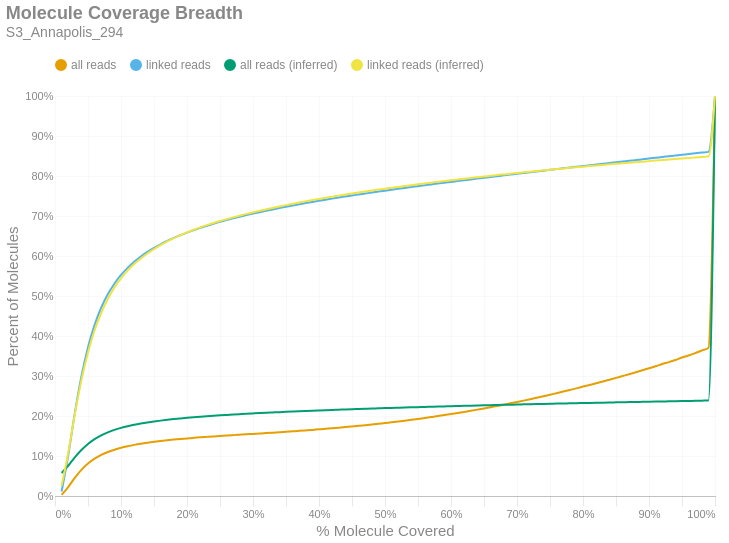

The notebook cell this image was saved under:
### Markdown cell above
### Molecule Read Coverage
This chart shows molecule coverage breadth as computed by the number of bases aligned to that molecule. In other words, "*how much of each unique long molecule is actually sequenced/aligned?*" Keep in mind there is a distinction between sequences and alignments, since some sequences belonging to a particular molecule may not align well and wouldn't appear in the alignment data. This chart also shows molecule coverage breadth as computed by the *inferred fragment* from which the aligned sequences originate. Unlike read coverage, this calculation takes into account the total insert size, including unsequenced gaps between the forward and reverse reads. Like the previous figures, these are cumulative percents.

### Code cell
if SKIPLR:
    print_html(f"Skipped")
else:
    binned_df = consolidated_hist(valids['coverage_bp'], mask, 0.01, True)
    binned_df_inf = consolidated_hist(valids['coverage_inserts'], mask, 0.01, True)
    binned_df = binned_df.with_columns(pl.lit(binned_df_inf['all reads (cumsum)']).alias('all reads (inferred)'))
    binned_df = binned_df.with_columns(pl.lit(binned_df_inf['linked reads (cumsum)']).alias('linked reads (inferred)'))
    binned_df = binned_df.with_columns(
        (pl.col('bin').cast(pl.Float64) + 0.01).alias('right_edge')
    )

    with SafeRender(binned_df):
        (
            density_plot(binned_df, 'Molecule Coverage Breadth', samplename, 'molcov', ['all reads (inferred)','linked reads (inferred)'])
            .encode(
                #x=alt.X('bin:Q', title="% Molecule Covered").axis(format = '%').scale(padding=0),
                x=alt.X('right_edge:Q', title="% Molecule Covered").axis(format='%').scale(padding=0),
                y=alt.Y('value:Q', title='Percent of Molecules')
                    .axis(format='%')
                    .stack(False)
                    .scale(domainMin=0, padding=0),
                color=alt.Color("key:N").scale(domain = ["all reads", "linked reads", "all reads (inferred)", "linked reads (inferred)"]),
                tooltip = [
                    alt.Tooltip("key:N", title = "Data Type"),
                    alt.Tooltip("range_label:N", title="% Molecule Covered"),
                    alt.Tooltip("value:Q", format = ".2%", title="% Molecules")
                ]
            )
        ).display()

### Figure 1 — Vega-Lite specification as saved in the notebook (floating-point values rounded to 4 significant figures)
{"width": "container", "height": 400, "config": {"title": {"anchor": "start", "dy": -15, "fontSize": 18, "color": "#888888", "subtitleColor": "#888888", "subtitleFontSize": 14}, "arc": {"fill": "#0072B2"}, "axis": {"domainColor": "#888888", "domainWidth": 0.5, "gridWidth": 0.2, "grid": false, "titleFontWeight": 400, "titleFontSize": 15, "labelFontSize": 11, "labelColor": "#888888", "tickColor": "#888888", "tickWidth": 0.2, "titleColor": "#888888"}, "axisBand": {"grid": false}, "axisX": {"grid": true, "tickSize": 10, "domainCap": "round"}, "axisY": {"domain": false, "grid": true, "tickSize": 0, "domainCap": "round"}, "background": "transparent", "header": {"labelFontSize": 15, "labelColor": "#888888", "titleFontSize": 15, "titleFontWeight": 600, "titleColor": "#888888"}, "legend": {"labelFont": "sans-serif", "labelFontSize": 12, "labelColor": "#888888", "symbolSize": 100, "symbolType": "circle", "titleFontSize": 12, "titlePadding": 10, "titleColor": "#888888", "title": null, "orient": "top"}, "range": {"category": ["#E69F00", "#56B4E9", "#009E73", "#F0E442", "#0072B2", "#D55E00", "#CC79A7", "#000000"], "diverging": ["#cfe8f3", "#a2d4ec", "#73bfe2", "#46abdb", "#1696d2", "#12719e"]}, "area": {"fill": "#0072B2", "fillOpacity": 0.7, "line": true, "strokeOpacity": 0.7}, "line": {"color": "#0072B2", "stroke": "#0072B2", "strokeWidth": 2}, "trail": {"color": "#0072B2", "stroke": "#0072B2", "strokeWidth": 0, "size": 1}, "point": {"filled": true, "fillOpacity": 1.0, "size": 95}, "text": {"color": "#888888", "fontSize": 11, "align": "right", "fontWeight": 400, "size": 11}, "bar": {"fill": "#0072B2", "stroke": null}, "view": {"stroke": null, "continuousWidth": 660, "continuousHeight": 400}}, "data": {"name": "data-7b548d1d61f08849b0804cd3c29817d6"}, "mark": {"type": "line", "interpolate": "monotone", "point": {"opacity": 0, "size": 275}}, "encoding": {"color": {"field": "key", "scale": {"domain": ["all reads", "linked reads", "all reads (inferred)", "linked reads (inferred)"]}, "type": "nominal"}, "tooltip": [{"field": "key", "title": "Data Type", "type": "nominal"}, {"field": "range_label", "title": "% Molecule Covered", "type": "nominal"}, {"field": "value", "format": ".2%", "title": "% Molecules", "type": "quantitative"}], "x": {"axis": {"format": "%"}, "field": "right_edge", "scale": {"padding": 0}, "title": "% Molecule Covered", "type": "quantitative"}, "y": {"axis": {"format": "%"}, "field": "value", "scale": {"domainMin": 0, "padding": 0}, "stack": false, "title": "Percent of Molecules", "type": "quantitative"}}, "params": [{"name": "param_c36ac31b6afebe62", "select": {"type": "point", "fields": ["key"]}, "bind": "legend"}], "title": {"text": "Molecule Coverage Breadth", "subtitle": "S3_Annapolis_294"}, "transform": [{"fold": ["all reads (cumsum)", "linked reads (cumsum)", "all reads (inferred)", "linked reads (inferred)"]}, {"calculate": "replace(datum.key, ' (cumsum)', '')", "as": "key"}, {"filter": {"param": "param_c36ac31b6afebe62"}}], "usermeta": {"embedOptions": {"downloadFileName": "S3_Annapolis_294.molcov"}}, "$schema": "https://vega.github.io/schema/vega-lite/v6.1.0.json", "datasets": {"data-7b548d1d61f08849b0804cd3c29817d6": [{"bin": "0.0", "interval": "0.0-0.01", "all reads": 0.002655, "linked reads": 0.01133, "all reads (cumsum)": 0.002655, "linked reads (cumsum)": 0.01133, "range_label": "0.0-0.01", "all reads (inferred)": 0.05767, "linked reads (inferred)": 0.02565, "right_edge": 0.01}, {"bin": "0.01", "interval": "0.01-0.02", "all reads": 0.01969, "linked reads": 0.08977, "all reads (cumsum)": 0.02234, "linked reads (cumsum)": 0.1011, "range_label": "0.01-0.02", "all reads (inferred)": 0.07557, "linked reads (inferred)": 0.1075, "right_edge": 0.02}, {"bin": "0.02", "interval": "0.02-0.03", "all reads": 0.02305, "linked reads": 0.106, "all reads (cumsum)": 0.0454, "linked reads (cumsum)": 0.2071, "range_label": "0.02-0.03", "all reads (inferred)": 0.09654, "linked reads (inferred)": 0.2041, "right_edge": 0.03}, {"bin": "0.03", "interval": "0.03-0.04", "all reads": 0.01997, "linked reads": 0.09195, "all reads (cumsum)": 0.06537, "linked reads (cumsum)": 0.299, "range_label": "0.03-0.04", "all reads (inferred)": 0.115, "linked reads (inferred)": 0.2892, "right_edge": 0.04}, {"bin": "0.04", "interval": "0.04-0.05", "all reads": 0.01585, "linked reads": 0.07298, "all reads (cumsum)": 0.08122, "linked reads (cumsum)": 0.372, "range_label": "0.04-0.05", "all reads (inferred)": 0.1301, "linked reads (inferred)": 0.359, "right_edge": 0.05}, {"bin": "0.05", "interval": "0.05-0.06", "all reads": 0.01214, "linked reads": 0.05582, "all reads (cumsum)": 0.09335, "linked reads (cumsum)": 0.4278, "range_label": "0.05-0.06", "all reads (inferred)": 0.1421, "linked reads (inferred)": 0.4143, "right_edge": 0.06}, {"bin": "0.06", "interval": "0.06-0.07", "all reads": 0.009321, "linked reads": 0.04286, "all reads (cumsum)": 0.1027, "linked reads (cumsum)": 0.4707, "range_label": "0.06-0.07", "all reads (inferred)": 0.1515, "linked reads (inferred)": 0.4575, "right_edge": 0.07}, {"bin": "0.07", "interval": "0.07-0.08", "all reads": 0.007308, "linked reads": 0.03356, "all reads (cumsum)": 0.11, "linked reads (cumsum)": 0.5042, "range_label": "0.07-0.08", "all reads (inferred)": 0.1591, "linked reads (inferred)": 0.4926, "right_edge": 0.08}, {"bin": "0.08", "interval": "0.08-0.09", "all reads": 0.005785, "linked reads": 0.02651, "all reads (cumsum)": 0.1158, "linked reads (cumsum)": 0.5307, "range_label": "0.08-0.09", "all reads (inferred)": 0.1652, "linked reads (inferred)": 0.5209, "right_edge": 0.09}, {"bin": "0.09", "interval": "0.09-0.1", "all reads": 0.00477, "linked reads": 0.0218, "all reads (cumsum)": 0.1205, "linked reads (cumsum)": 0.5525, "range_label": "0.09-0.1", "all reads (inferred)": 0.1703, "linked reads (inferred)": 0.5441, "right_edge": 0.1}, {"bin": "0.1", "interval": "0.1-0.11", "all reads": 0.003898, "linked reads": 0.01781, "all reads (cumsum)": 0.1244, "linked reads (cumsum)": 0.5704, "range_label": "0.1-0.11", "all reads (inferred)": 0.1745, "linked reads (inferred)": 0.5634, "right_edge": 0.11}, {"bin": "0.11", "interval": "0.11-0.12", "all reads": 0.003362, "linked reads": 0.01528, "all reads (cumsum)": 0.1278, "linked reads (cumsum)": 0.5856, "range_label": "0.11-0.12", "all reads (inferred)": 0.1781, "linked reads (inferred)": 0.5798, "right_edge": 0.12}, {"bin": "0.12", "interval": "0.12-0.13", "all reads": 0.002876, "linked reads": 0.01308, "all reads (cumsum)": 0.1307, "linked reads (cumsum)": 0.5987, "range_label": "0.12-0.13", "all reads (inferred)": 0.1811, "linked reads (inferred)": 0.5938, "right_edge": 0.13}, {"bin": "0.13", "interval": "0.13-0.14", "all reads": 0.002514, "linked reads": 0.01143, "all reads (cumsum)": 0.1332, "linked reads (cumsum)": 0.6101, "range_label": "0.13-0.14", "all reads (inferred)": 0.1838, "linked reads (inferred)": 0.6063, "right_edge": 0.14}, {"bin": "0.14", "interval": "0.14-0.15", "all reads": 0.002245, "linked reads": 0.01014, "all reads (cumsum)": 0.1354, "linked reads (cumsum)": 0.6203, "range_label": "0.14-0.15", "all reads (inferred)": 0.1862, "linked reads (inferred)": 0.6174, "right_edge": 0.15}, {"bin": "0.15", "interval": "0.15-0.16", "all reads": 0.002002, "linked reads": 0.00902, "all reads (cumsum)": 0.1374, "linked reads (cumsum)": 0.6293, "range_label": "0.15-0.16", "all reads (inferred)": 0.1884, "linked reads (inferred)": 0.6274, "right_edge": 0.16}, {"bin": "0.16", "interval": "0.16-0.17", "all reads": 0.001852, "linked reads": 0.008301, "all reads (cumsum)": 0.1393, "linked reads (cumsum)": 0.6376, "range_label": "0.16-0.17", "all reads (inferred)": 0.1904, "linked reads (inferred)": 0.6364, "right_edge": 0.17}, {"bin": "0.17", "interval": "0.17-0.18", "all reads": 0.001686, "linked reads": 0.007558, "all reads (cumsum)": 0.141, "linked reads (cumsum)": 0.6452, "range_label": "0.17-0.18", "all reads (inferred)": 0.1922, "linked reads (inferred)": 0.6447, "right_edge": 0.18}, {"bin": "0.18", "interval": "0.18-0.19", "all reads": 0.001553, "linked reads": 0.006915, "all reads (cumsum)": 0.1425, "linked reads (cumsum)": 0.6521, "range_label": "0.18-0.19", "all reads (inferred)": 0.1938, "linked reads (inferred)": 0.6521, "right_edge": 0.19}, {"bin": "0.19", "interval": "0.19-0.2", "all reads": 0.00146, "linked reads": 0.006503, "all reads (cumsum)": 0.144, "linked reads (cumsum)": 0.6586, "range_label": "0.19-0.2", "all reads (inferred)": 0.1954, "linked reads (inferred)": 0.6591, "right_edge": 0.2}, {"bin": "0.2", "interval": "0.2-0.21", "all reads": 0.001344, "linked reads": 0.005943, "all reads (cumsum)": 0.1453, "linked reads (cumsum)": 0.6645, "range_label": "0.2-0.21", "all reads (inferred)": 0.1968, "linked reads (inferred)": 0.6655, "right_edge": 0.21}, {"bin": "0.21", "interval": "0.21-0.22", "all reads": 0.001294, "linked reads": 0.00569, "all reads (cumsum)": 0.1466, "linked reads (cumsum)": 0.6702, "range_label": "0.21-0.22", "all reads (inferred)": 0.1981, "linked reads (inferred)": 0.6716, "right_edge": 0.22}, {"bin": "0.22", "interval": "0.22-0.23", "all reads": 0.001192, "linked reads": 0.005208, "all reads (cumsum)": 0.1478, "linked reads (cumsum)": 0.6754, "range_label": "0.22-0.23", "all reads (inferred)": 0.1993, "linked reads (inferred)": 0.6771, "right_edge": 0.23}, {"bin": "0.23", "interval": "0.23-0.24", "all reads": 0.001172, "linked reads": 0.005103, "all reads (cumsum)": 0.149, "linked reads (cumsum)": 0.6805, "range_label": "0.23-0.24", "all reads (inferred)": 0.2005, "linked reads (inferred)": 0.6823, "right_edge": 0.24}, {"bin": "0.24", "interval": "0.24-0.25", "all reads": 0.001115, "linked reads": 0.004775, "all reads (cumsum)": 0.1501, "linked reads (cumsum)": 0.6853, "range_label": "0.24-0.25", "all reads (inferred)": 0.2016, "linked reads (inferred)": 0.6874, "right_edge": 0.25}, {"bin": "0.25", "interval": "0.25-0.26", "all reads": 0.001064, "linked reads": 0.004527, "all reads (cumsum)": 0.1512, "linked reads (cumsum)": 0.6898, "range_label": "0.25-0.26", "all reads (inferred)": 0.2026, "linked reads (inferred)": 0.692, "right_edge": 0.26}, {"bin": "0.26", "interval": "0.26-0.27", "all reads": 0.001019, "linked reads": 0.004271, "all reads (cumsum)": 0.1522, "linked reads (cumsum)": 0.6941, "range_label": "0.26-0.27", "all reads (inferred)": 0.2036, "linked reads (inferred)": 0.6966, "right_edge": 0.27}, {"bin": "0.27", "interval": "0.27-0.28", "all reads": 0.001003, "linked reads": 0.004075, "all reads (cumsum)": 0.1532, "linked reads (cumsum)": 0.6982, "range_label": "0.27-0.28", "all reads (inferred)": 0.2046, "linked reads (inferred)": 0.701, "right_edge": 0.28}, {"bin": "0.28", "interval": "0.28-0.29", "all reads": 0.001004, "linked reads": 0.003954, "all reads (cumsum)": 0.1542, "linked reads (cumsum)": 0.7021, "range_label": "0.28-0.29", "all reads (inferred)": 0.2055, "linked reads (inferred)": 0.7053, "right_edge": 0.29}, {"bin": "0.29", "interval": "0.29-0.3", "all reads": 0.001022, "linked reads": 0.003797, "all reads (cumsum)": 0.1552, "linked reads (cumsum)": 0.7059, "range_label": "0.29-0.3", "all reads (inferred)": 0.2064, "linked reads (inferred)": 0.7092, "right_edge": 0.3}, {"bin": "0.3", "interval": "0.3-0.31", "all reads": 0.001013, "linked reads": 0.003624, "all reads (cumsum)": 0.1562, "linked reads (cumsum)": 0.7095, "range_label": "0.3-0.31", "all reads (inferred)": 0.2073, "linked reads (inferred)": 0.7131, "right_edge": 0.31}, {"bin": "0.31", "interval": "0.31-0.32", "all reads": 0.001021, "linked reads": 0.003469, "all reads (cumsum)": 0.1572, "linked reads (cumsum)": 0.713, "range_label": "0.31-0.32", "all reads (inferred)": 0.2081, "linked reads (inferred)": 0.7167, "right_edge": 0.32}, {"bin": "0.32", "interval": "0.32-0.33", "all reads": 0.001065, "linked reads": 0.003488, "all reads (cumsum)": 0.1583, "linked reads (cumsum)": 0.7165, "range_label": "0.32-0.33", "all reads (inferred)": 0.2089, "linked reads (inferred)": 0.7202, "right_edge": 0.33}, {"bin": "0.33", "interval": "0.33-0.34", "all reads": 0.001083, "linked reads": 0.003349, "all reads (cumsum)": 0.1594, "linked reads (cumsum)": 0.7199, "range_label": "0.33-0.34", "all reads (inferred)": 0.2096, "linked reads (inferred)": 0.7237, "right_edge": 0.34}, {"bin": "0.34", "interval": "0.34-0.35", "all reads": 0.00111, "linked reads": 0.003171, "all reads (cumsum)": 0.1605, "linked reads (cumsum)": 0.723, "range_label": "0.34-0.35", "all reads (inferred)": 0.2104, "linked reads (inferred)": 0.7272, "right_edge": 0.35}, {"bin": "0.35", "interval": "0.35-0.36", "all reads": 0.001175, "linked reads": 0.003262, "all reads (cumsum)": 0.1617, "linked reads (cumsum)": 0.7263, "range_label": "0.35-0.36", "all reads (inferred)": 0.2111, "linked reads (inferred)": 0.7305, "right_edge": 0.36}, {"bin": "0.36", "interval": "0.36-0.37", "all reads": 0.001143, "linked reads": 0.003022, "all reads (cumsum)": 0.1628, "linked reads (cumsum)": 0.7293, "range_label": "0.36-0.37", "all reads (inferred)": 0.2119, "linked reads (inferred)": 0.7337, "right_edge": 0.37}, {"bin": "0.37", "interval": "0.37-0.38", "all reads": 0.001215, "linked reads": 0.003014, "all reads (cumsum)": 0.164, "linked reads (cumsum)": 0.7323, "range_label": "0.37-0.38", "all reads (inferred)": 0.2125, "linked reads (inferred)": 0.7368, "right_edge": 0.38}, {"bin": "0.38", "interval": "0.38-0.39", "all reads": 0.001242, "linked reads": 0.002918, "all reads (cumsum)": 0.1653, "linked reads (cumsum)": 0.7352, "range_label": "0.38-0.39", "all reads (inferred)": 0.2132, "linked reads (inferred)": 0.7398, "right_edge": 0.39}, {"bin": "0.39", "interval": "0.39-0.4", "all reads": 0.001327, "linked reads": 0.002843, "all reads (cumsum)": 0.1666, "linked reads (cumsum)": 0.7381, "range_label": "0.39-0.4", "all reads (inferred)": 0.2139, "linked reads (inferred)": 0.7427, "right_edge": 0.4}, {"bin": "0.4", "interval": "0.4-0.41", "all reads": 0.001281, "linked reads": 0.002606, "all reads (cumsum)": 0.1679, "linked reads (cumsum)": 0.7407, "range_label": "0.4-0.41", "all reads (inferred)": 0.2145, "linked reads (inferred)": 0.7455, "right_edge": 0.41}, {"bin": "0.41", "interval": "0.41-0.42", "all reads": 0.001395, "linked reads": 0.002745, "all reads (cumsum)": 0.1693, "linked reads (cumsum)": 0.7434, "range_label": "0.41-0.42", "all reads (inferred)": 0.2151, "linked reads (inferred)": 0.7483, "right_edge": 0.42}, {"bin": "0.42", "interval": "0.42-0.43", "all reads": 0.001452, "linked reads": 0.002704, "all reads (cumsum)": 0.1707, "linked reads (cumsum)": 0.7461, "range_label": "0.42-0.43", "all reads (inferred)": 0.2157, "linked reads (inferred)": 0.7509, "right_edge": 0.43}, {"bin": "0.43", "interval": "0.43-0.44", "all reads": 0.001492, "linked reads": 0.002625, "all reads (cumsum)": 0.1722, "linked reads (cumsum)": 0.7488, "range_label": "0.43-0.44", "all reads (inferred)": 0.2163, "linked reads (inferred)": 0.7537, "right_edge": 0.44}, {"bin": "0.44", "interval": "0.44-0.45", "all reads": 0.00156, "linked reads": 0.002596, "all reads (cumsum)": 0.1738, "linked reads (cumsum)": 0.7514, "range_label": "0.44-0.45", "all reads (inferred)": 0.2169, "linked reads (inferred)": 0.7563, "right_edge": 0.45}, {"bin": "0.45", "interval": "0.45-0.46", "all reads": 0.001586, "linked reads": 0.002377, "all reads (cumsum)": 0.1754, "linked reads (cumsum)": 0.7537, "range_label": "0.45-0.46", "all reads (inferred)": 0.2175, "linked reads (inferred)": 0.7588, "right_edge": 0.46}, {"bin": "0.46", "interval": "0.46-0.47", "all reads": 0.001622, "linked reads": 0.00242, "all reads (cumsum)": 0.177, "linked reads (cumsum)": 0.7562, "range_label": "0.46-0.47", "all reads (inferred)": 0.2181, "linked reads (inferred)": 0.7612, "right_edge": 0.47}, {"bin": "0.47", "interval": "0.47-0.48", "all reads": 0.001732, "linked reads": 0.002437, "all reads (cumsum)": 0.1787, "linked reads (cumsum)": 0.7586, "range_label": "0.47-0.48", "all reads (inferred)": 0.2186, "linked reads (inferred)": 0.7637, "right_edge": 0.48}, {"bin": "0.48", "interval": "0.48-0.49", "all reads": 0.001742, "linked reads": 0.002388, "all reads (cumsum)": 0.1805, "linked reads (cumsum)": 0.761, "range_label": "0.48-0.49", "all reads (inferred)": 0.2191, "linked reads (inferred)": 0.766, "right_edge": 0.49}, {"bin": "0.49", "interval": "0.49-0.5", "all reads": 0.001969, "linked reads": 0.0024, "all reads (cumsum)": 0.1824, "linked reads (cumsum)": 0.7634, "range_label": "0.49-0.5", "all reads (inferred)": 0.2197, "linked reads (inferred)": 0.7684, "right_edge": 0.5}, {"bin": "0.5", "interval": "0.5-0.51", "all reads": 0.001756, "linked reads": 0.002219, "all reads (cumsum)": 0.1842, "linked reads (cumsum)": 0.7656, "range_label": "0.5-0.51", "all reads (inferred)": 0.2202, "linked reads (inferred)": 0.7705, "right_edge": 0.51}, {"bin": "0.51", "interval": "0.51-0.52", "all reads": 0.002052, "linked reads": 0.002352, "all reads (cumsum)": 0.1862, "linked reads (cumsum)": 0.768, "range_label": "0.51-0.52", "all reads (inferred)": 0.2207, "linked reads (inferred)": 0.7728, "right_edge": 0.52}, {"bin": "0.52", "interval": "0.52-0.53", "all reads": 0.002018, "linked reads": 0.002216, "all reads (cumsum)": 0.1883, "linked reads (cumsum)": 0.7702, "range_label": "0.52-0.53", "all reads (inferred)": 0.2212, "linked reads (inferred)": 0.775, "right_edge": 0.53}, {"bin": "0.53", "interval": "0.53-0.54", "all reads": 0.002151, "linked reads": 0.002209, "all reads (cumsum)": 0.1904, "linked reads (cumsum)": 0.7724, "range_label": "0.53-0.54", "all reads (inferred)": 0.2217, "linked reads (inferred)": 0.7771, "right_edge": 0.54}, {"bin": "0.54", "interval": "0.54-0.55", "all reads": 0.002222, "linked reads": 0.002238, "all reads (cumsum)": 0.1926, "linked reads (cumsum)": 0.7746, "range_label": "0.54-0.55", "all reads (inferred)": 0.2222, "linked reads (inferred)": 0.7792, "right_edge": 0.55}, {"bin": "0.55", "interval": "0.55-0.56", "all reads": 0.002334, "linked reads": 0.002212, "all reads (cumsum)": 0.195, "linked reads (cumsum)": 0.7768, "range_label": "0.55-0.56", "all reads (inferred)": 0.2227, "linked reads (inferred)": 0.7814, "right_edge": 0.56}, {"bin": "0.56", "interval": "0.56-0.57", "all reads": 0.002367, "linked reads": 0.002138, "all reads (cumsum)": 0.1973, "linked reads (cumsum)": 0.779, "range_label": "0.56-0.57", "all reads (inferred)": 0.2231, "linked reads (inferred)": 0.7835, "right_edge": 0.57}, {"bin": "0.57", "interval": "0.57-0.58", "all reads": 0.002404, "linked reads": 0.002163, "all reads (cumsum)": 0.1997, "linked reads (cumsum)": 0.7811, "range_label": "0.57-0.58", "all reads (inferred)": 0.2236, "linked reads (inferred)": 0.7854, "right_edge": 0.58}, {"bin": "0.58", "interval": "0.58-0.59", "all reads": 0.002516, "linked reads": 0.002062, "all reads (cumsum)": 0.2023, "linked reads (cumsum)": 0.7832, "range_label": "0.58-0.59", "all reads (inferred)": 0.224, "linked reads (inferred)": 0.7874, "right_edge": 0.59}, {"bin": "0.59", "interval": "0.59-0.6", "all reads": 0.002602, "linked reads": 0.002096, "all reads (cumsum)": 0.2049, "linked reads (cumsum)": 0.7853, "range_label": "0.59-0.6", "all reads (inferred)": 0.2245, "linked reads (inferred)": 0.7894, "right_edge": 0.6}, {"bin": "0.6", "interval": "0.6-0.61", "all reads": 0.002621, "linked reads": 0.002061, "all reads (cumsum)": 0.2075, "linked reads (cumsum)": 0.7873, "range_label": "0.6-0.61", "all reads (inferred)": 0.2249, "linked reads (inferred)": 0.7913, "right_edge": 0.61}, {"bin": "0.61", "interval": "0.61-0.62", "all reads": 0.00275, "linked reads": 0.002076, "all reads (cumsum)": 0.2102, "linked reads (cumsum)": 0.7894, "range_label": "0.61-0.62", "all reads (inferred)": 0.2254, "linked reads (inferred)": 0.7932, "right_edge": 0.62}, {"bin": "0.62", "interval": "0.62-0.63", "all reads": 0.002825, "linked reads": 0.00209, "all reads (cumsum)": 0.2131, "linked reads (cumsum)": 0.7915, "range_label": "0.62-0.63", "all reads (inferred)": 0.2258, "linked reads (inferred)": 0.7951, "right_edge": 0.63}, {"bin": "0.63", "interval": "0.63-0.64", "all reads": 0.002878, "linked reads": 0.00204, "all reads (cumsum)": 0.2159, "linked reads (cumsum)": 0.7936, "range_label": "0.63-0.64", "all reads (inferred)": 0.2262, "linked reads (inferred)": 0.7969, "right_edge": 0.64}, {"bin": "0.64", "interval": "0.64-0.65", "all reads": 0.002962, "linked reads": 0.002003, "all reads (cumsum)": 0.2189, "linked reads (cumsum)": 0.7956, "range_label": "0.64-0.65", "all reads (inferred)": 0.2267, "linked reads (inferred)": 0.7987, "right_edge": 0.65}, {"bin": "0.65", "interval": "0.65-0.66", "all reads": 0.00318, "linked reads": 0.002063, "all reads (cumsum)": 0.2221, "linked reads (cumsum)": 0.7976, "range_label": "0.65-0.66", "all reads (inferred)": 0.2271, "linked reads (inferred)": 0.8005, "right_edge": 0.66}, {"bin": "0.66", "interval": "0.66-0.67", "all reads": 0.00305, "linked reads": 0.00194, "all reads (cumsum)": 0.2251, "linked reads (cumsum)": 0.7996, "range_label": "0.66-0.67", "all reads (inferred)": 0.2275, "linked reads (inferred)": 0.8023, "right_edge": 0.67}, {"bin": "0.67", "interval": "0.67-0.68", "all reads": 0.003205, "linked reads": 0.002005, "all reads (cumsum)": 0.2283, "linked reads (cumsum)": 0.8016, "range_label": "0.67-0.68", "all reads (inferred)": 0.2279, "linked reads (inferred)": 0.804, "right_edge": 0.68}, {"bin": "0.68", "interval": "0.68-0.69", "all reads": 0.003293, "linked reads": 0.001989, "all reads (cumsum)": 0.2316, "linked reads (cumsum)": 0.8036, "range_label": "0.68-0.69", "all reads (inferred)": 0.2283, "linked reads (inferred)": 0.8058, "right_edge": 0.69}, {"bin": "0.69", "interval": "0.69-0.7", "all reads": 0.003445, "linked reads": 0.00195, "all reads (cumsum)": 0.2351, "linked reads (cumsum)": 0.8055, "range_label": "0.69-0.7", "all reads (inferred)": 0.2287, "linked reads (inferred)": 0.8075, "right_edge": 0.7}, {"bin": "0.7", "interval": "0.7-0.71", "all reads": 0.003413, "linked reads": 0.001982, "all reads (cumsum)": 0.2385, "linked reads (cumsum)": 0.8075, "range_label": "0.7-0.71", "all reads (inferred)": 0.2291, "linked reads (inferred)": 0.8091, "right_edge": 0.71}, {"bin": "0.71", "interval": "0.71-0.72", "all reads": 0.003551, "linked reads": 0.001982, "all reads (cumsum)": 0.242, "linked reads (cumsum)": 0.8095, "range_label": "0.71-0.72", "all reads (inferred)": 0.2295, "linked reads (inferred)": 0.8109, "right_edge": 0.72}, {"bin": "0.72", "interval": "0.72-0.73", "all reads": 0.003657, "linked reads": 0.001969, "all reads (cumsum)": 0.2457, "linked reads (cumsum)": 0.8114, "range_label": "0.72-0.73", "all reads (inferred)": 0.2299, "linked reads (inferred)": 0.8125, "right_edge": 0.73}, {"bin": "0.73", "interval": "0.73-0.74", "all reads": 0.003685, "linked reads": 0.001896, "all reads (cumsum)": 0.2494, "linked reads (cumsum)": 0.8133, "range_label": "0.73-0.74", "all reads (inferred)": 0.2303, "linked reads (inferred)": 0.8141, "right_edge": 0.74}, {"bin": "0.74", "interval": "0.74-0.75", "all reads": 0.003955, "linked reads": 0.001997, "all reads (cumsum)": 0.2533, "linked reads (cumsum)": 0.8153, "range_label": "0.74-0.75", "all reads (inferred)": 0.2306, "linked reads (inferred)": 0.8157, "right_edge": 0.75}, {"bin": "0.75", "interval": "0.75-0.76", "all reads": 0.00377, "linked reads": 0.001851, "all reads (cumsum)": 0.2571, "linked reads (cumsum)": 0.8172, "range_label": "0.75-0.76", "all reads (inferred)": 0.231, "linked reads (inferred)": 0.8173, "right_edge": 0.76}, {"bin": "0.76", "interval": "0.76-0.77", "all reads": 0.003925, "linked reads": 0.00193, "all reads (cumsum)": 0.261, "linked reads (cumsum)": 0.8191, "range_label": "0.76-0.77", "all reads (inferred)": 0.2313, "linked reads (inferred)": 0.8188, "right_edge": 0.77}, {"bin": "0.77", "interval": "0.77-0.78", "all reads": 0.004014, "linked reads": 0.001939, "all reads (cumsum)": 0.265, "linked reads (cumsum)": 0.821, "range_label": "0.77-0.78", "all reads (inferred)": 0.2317, "linked reads (inferred)": 0.8204, "right_edge": 0.78}, {"bin": "0.78", "interval": "0.78-0.79", "all reads": 0.004092, "linked reads": 0.001908, "all reads (cumsum)": 0.2691, "linked reads (cumsum)": 0.823, "range_label": "0.78-0.79", "all reads (inferred)": 0.2321, "linked reads (inferred)": 0.8219, "right_edge": 0.79}, {"bin": "0.79", "interval": "0.79-0.8", "all reads": 0.004395, "linked reads": 0.001968, "all reads (cumsum)": 0.2735, "linked reads (cumsum)": 0.8249, "range_label": "0.79-0.8", "all reads (inferred)": 0.2324, "linked reads (inferred)": 0.8234, "right_edge": 0.8}, {"bin": "0.8", "interval": "0.8-0.81", "all reads": 0.004073, "linked reads": 0.001835, "all reads (cumsum)": 0.2776, "linked reads (cumsum)": 0.8268, "range_label": "0.8-0.81", "all reads (inferred)": 0.2327, "linked reads (inferred)": 0.8248, "right_edge": 0.81}, {"bin": "0.81", "interval": "0.81-0.82", "all reads": 0.004319, "linked reads": 0.001911, "all reads (cumsum)": 0.2819, "linked reads (cumsum)": 0.8287, "range_label": "0.81-0.82", "all reads (inferred)": 0.2331, "linked reads (inferred)": 0.8263, "right_edge": 0.82}, {"bin": "0.82", "interval": "0.82-0.83", "all reads": 0.004417, "linked reads": 0.00185, "all reads (cumsum)": 0.2863, "linked reads (cumsum)": 0.8305, "range_label": "0.82-0.83", "all reads (inferred)": 0.2334, "linked reads (inferred)": 0.8277, "right_edge": 0.83}, {"bin": "0.83", "interval": "0.83-0.84", "all reads": 0.004506, "linked reads": 0.001886, "all reads (cumsum)": 0.2908, "linked reads (cumsum)": 0.8324, "range_label": "0.83-0.84", "all reads (inferred)": 0.2338, "linked reads (inferred)": 0.8291, "right_edge": 0.84}, {"bin": "0.84", "interval": "0.84-0.85", "all reads": 0.004453, "linked reads": 0.001842, "all reads (cumsum)": 0.2953, "linked reads (cumsum)": 0.8342, "range_label": "0.84-0.85", "all reads (inferred)": 0.2341, "linked reads (inferred)": 0.8305, "right_edge": 0.85}, {"bin": "0.85", "interval": "0.85-0.86", "all reads": 0.004643, "linked reads": 0.001846, "all reads (cumsum)": 0.2999, "linked reads (cumsum)": 0.8361, "range_label": "0.85-0.86", "all reads (inferred)": 0.2344, "linked reads (inferred)": 0.8319, "right_edge": 0.86}, {"bin": "0.86", "interval": "0.86-0.87", "all reads": 0.004629, "linked reads": 0.001785, "all reads (cumsum)": 0.3046, "linked reads (cumsum)": 0.8379, "range_label": "0.86-0.87", "all reads (inferred)": 0.2347, "linked reads (inferred)": 0.8332, "right_edge": 0.87}, {"bin": "0.87", "interval": "0.87-0.88", "all reads": 0.004906, "linked reads": 0.001904, "all reads (cumsum)": 0.3095, "linked reads (cumsum)": 0.8398, "range_label": "0.87-0.88", "all reads (inferred)": 0.235, "linked reads (inferred)": 0.8346, "right_edge": 0.88}, {"bin": "0.88", "interval": "0.88-0.89", "all reads": 0.004875, "linked reads": 0.001958, "all reads (cumsum)": 0.3143, "linked reads (cumsum)": 0.8417, "range_label": "0.88-0.89", "all reads (inferred)": 0.2353, "linked reads (inferred)": 0.8359, "right_edge": 0.89}, {"bin": "0.89", "interval": "0.89-0.9", "all reads": 0.005063, "linked reads": 0.00198, "all reads (cumsum)": 0.3194, "linked reads (cumsum)": 0.8437, "range_label": "0.89-0.9", "all reads (inferred)": 0.2357, "linked reads (inferred)": 0.8372, "right_edge": 0.9}, {"bin": "0.9", "interval": "0.9-0.91", "all reads": 0.004793, "linked reads": 0.001834, "all reads (cumsum)": 0.3242, "linked reads (cumsum)": 0.8456, "range_label": "0.9-0.91", "all reads (inferred)": 0.236, "linked reads (inferred)": 0.8385, "right_edge": 0.91}, {"bin": "0.91", "interval": "0.91-0.92", "all reads": 0.005611, "linked reads": 0.001922, "all reads (cumsum)": 0.3298, "linked reads (cumsum)": 0.8475, "range_label": "0.91-0.92", "all reads (inferred)": 0.2363, "linked reads (inferred)": 0.8398, "right_edge": 0.92}, {"bin": "0.92", "interval": "0.92-0.93", "all reads": 0.004951, "linked reads": 0.001828, "all reads (cumsum)": 0.3348, "linked reads (cumsum)": 0.8493, "range_label": "0.92-0.93", "all reads (inferred)": 0.2366, "linked reads (inferred)": 0.8411, "right_edge": 0.93}, {"bin": "0.93", "interval": "0.93-0.94", "all reads": 0.005401, "linked reads": 0.001884, "all reads (cumsum)": 0.3402, "linked reads (cumsum)": 0.8512, "range_label": "0.93-0.94", "all reads (inferred)": 0.2369, "linked reads (inferred)": 0.8424, "right_edge": 0.94}, {"bin": "0.94", "interval": "0.94-0.95", "all reads": 0.00593, "linked reads": 0.00181, "all reads (cumsum)": 0.3461, "linked reads (cumsum)": 0.853, "range_label": "0.94-0.95", "all reads (inferred)": 0.2373, "linked reads (inferred)": 0.8438, "right_edge": 0.95}, {"bin": "0.95", "interval": "0.95-0.96", "all reads": 0.005058, "linked reads": 0.001945, "all reads (cumsum)": 0.3512, "linked reads (cumsum)": 0.8549, "range_label": "0.95-0.96", "all reads (inferred)": 0.2376, "linked reads (inferred)": 0.845, "right_edge": 0.96}, {"bin": "0.96", "interval": "0.96-0.97", "all reads": 0.005954, "linked reads": 0.001758, "all reads (cumsum)": 0.3571, "linked reads (cumsum)": 0.8567, "range_label": "0.96-0.97", "all reads (inferred)": 0.238, "linked reads (inferred)": 0.8464, "right_edge": 0.97}, {"bin": "0.97", "interval": "0.97-0.98", "all reads": 0.006631, "linked reads": 0.001765, "all reads (cumsum)": 0.3637, "linked reads (cumsum)": 0.8585, "range_label": "0.97-0.98", "all reads (inferred)": 0.2384, "linked reads (inferred)": 0.8477, "right_edge": 0.98}, {"bin": "0.98", "interval": "0.98-0.99", "all reads": 0.006175, "linked reads": 0.001867, "all reads (cumsum)": 0.3699, "linked reads (cumsum)": 0.8603, "range_label": "0.98-0.99", "all reads (inferred)": 0.2388, "linked reads (inferred)": 0.8485, "right_edge": 0.99}, {"bin": "0.99", "interval": "0.99-1.0", "all reads": 0.6301, "linked reads": 0.1397, "all reads (cumsum)": 1.0, "linked reads (cumsum)": 1.0, "range_label": "0.99-1.0", "all reads (inferred)": 1.0, "linked reads (inferred)": 1.0, "right_edge": 1.0}]}}
